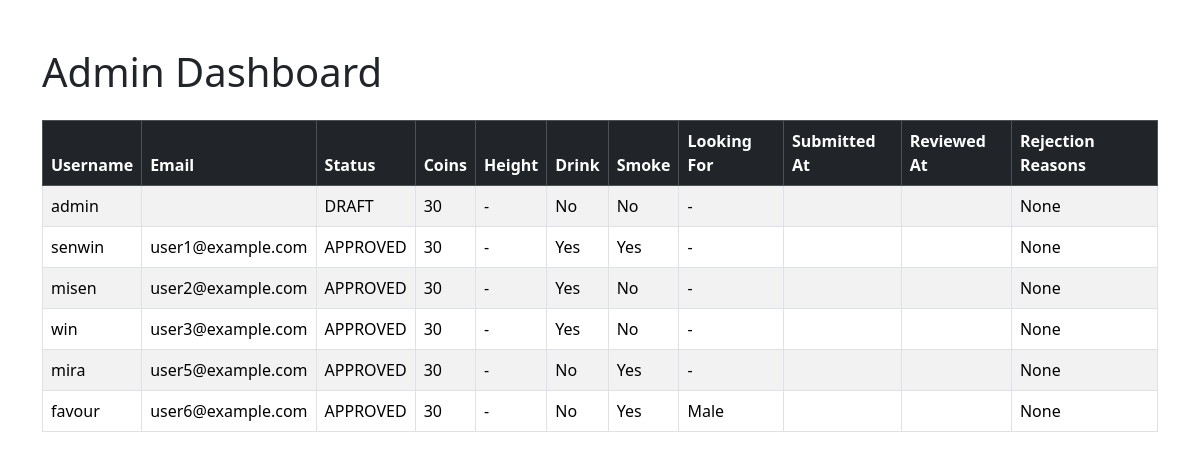
The page /api/admin-dashboard/ (signed in) on the database as committed earlier.
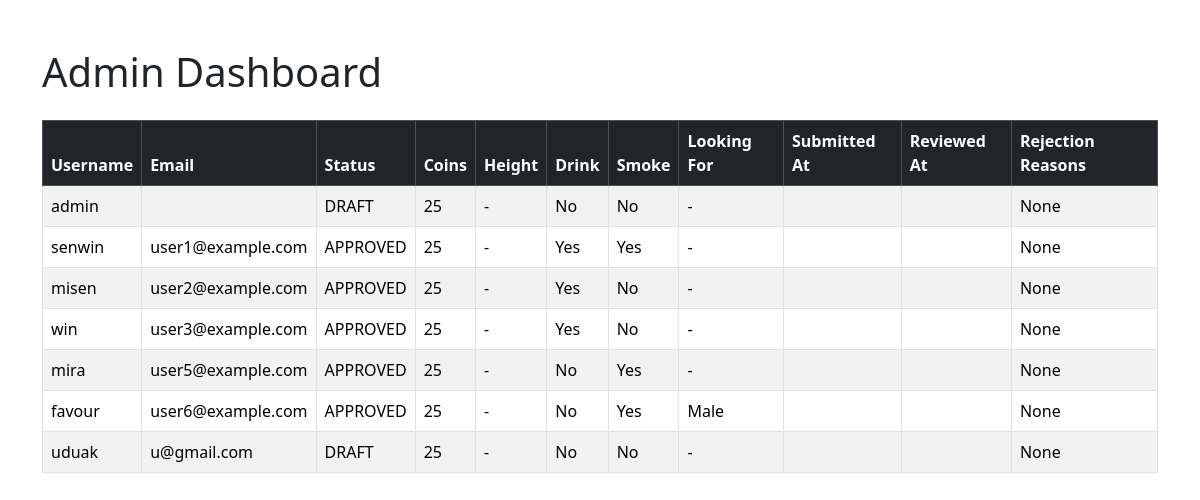
The same page on the database as committed later.
### mixen/models.py (models this page shows, shortened)
class Profile(models.Model):
    user = models.OneToOneField(User, on_delete=models.CASCADE)
    status = models.CharField(
        max_length=20,
        choices=VerificationStatus.choices,
        default=VerificationStatus.DRAFT
    )
    rejection_reasons = models.ManyToManyField(RejectionReason, blank=True)  # updated
    submitted_at = models.DateTimeField(null=True, blank=True)
    reviewed_at = models.DateTimeField(null=True, blank=True)
    bio = models.TextField(blank=True)
    age = models.IntegerField(null=True, blank=True)
    gender = models.CharField(max_length=10, blank=True)
    location = models.CharField(max_length=100, blank=True)
    height = models.IntegerField(null=True, blank=True)
    drink = models.BooleanField(default=False)
    smoke = models.BooleanField(default=False)
    looking_for = models.CharField(max_length=100, blank=True)
    coins = models.IntegerField(default=25)  # Every new user gets 25 free coins

class User(AbstractUser):
    email = models.EmailField(unique=True)  # Unique email
    pass

### mixen/views.py (the view)
# urls.py: path("admin-dashboard/", views.admin_dashboard, name="admin_dashboard"),
@user_passes_test(lambda u: u.is_staff)
def admin_dashboard(request):
    profiles = Profile.objects.all()
    return render(request, "mixen/admin_dashboard.html", {"profiles": profiles})

### templates/mixen/admin_dashboard.html (shortened to what this page needs)
{% load static %}
<!DOCTYPE html>
<html>
<head>
    <link rel="stylesheet" href="https://cdn.jsdelivr.net/npm/bootstrap@5.3.2/dist/css/bootstrap.min.css">
</head>
<body>
<div class="container mt-5">
    <h1 class="mb-4">Admin Dashboard</h1>
    <table class="table table-striped table-bordered">
        <thead class="table-dark">
            <tr>
                <th>Username</th>
                <th>Email</th>
                <th>Status</th>
                <th>Coins</th>
                <th>Height</th>
                <th>Drink</th>
                <th>Smoke</th>
                <th>Looking For</th>
                <th>Submitted At</th>
                <th>Reviewed At</th>
                <th>Rejection Reasons</th>
            </tr>
        </thead>
        <tbody>
            {% for profile in profiles %}
            <tr>
                <td>{{ profile.user.username }}</td>
                <td>{{ profile.user.email }}</td>
                <td>{{ profile.status }}</td>
                <td>{{ profile.coins }}</td>
                <td>{{ profile.height|default:"-" }}</td>
                <td>{{ profile.drink|yesno:"Yes,No" }}</td>
                <td>{{ profile.smoke|yesno:"Yes,No" }}</td>
                <td>{{ profile.looking_for|default:"-" }}</td>
                <td>{{ profile.submitted_at|date:"Y-m-d H:i" }}</td>
                <td>{{ profile.reviewed_at|date:"Y-m-d H:i" }}</td>
                <td>
                    {% for reason in profile.rejection_reasons.all %}
                        {{ reason.reason }}{% if not forloop.last %}, {% endif %}
                    {% empty %}
                        None
                    {% endfor %}
                </td>
            </tr>
            {% empty %}
            <tr>
                <td colspan="11" class="text-center">No profiles found</td>
            </tr>
            {% endfor %}
        </tbody>
    </table>
</div>
</body>
</html>

Rows that differ between the two databases and show on the page:
changed Profile "admin": coins "30" → "25"
changed Profile "senwin": coins "30" → "25"
changed Profile "misen": coins "30" → "25"
changed Profile "win": coins "30" → "25"
changed Profile "mira": coins "30" → "25"
changed Profile "Male": coins "30" → "25"
added Profile: user.username "uduak", user.email "u@gmail.com", status "DRAFT", coins "25", height "-", drink "No", smoke "No", looking_for "-"
